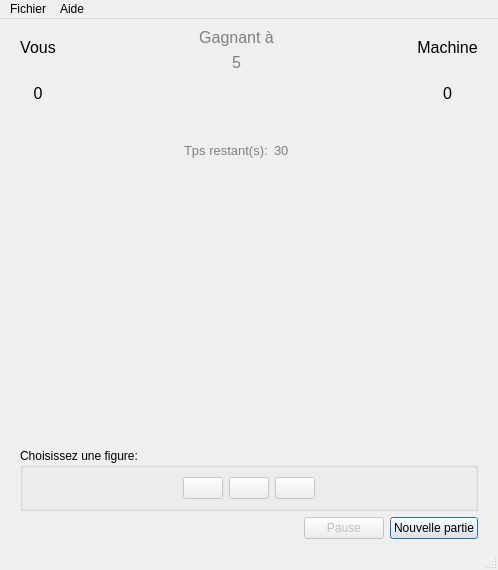
<?xml version="1.0" encoding="UTF-8"?>
<ui version="4.0">
 <class>ChifoumiVue</class>
 <widget class="QMainWindow" name="ChifoumiVue">
  <property name="geometry">
   <rect>
    <x>0</x>
    <y>0</y>
    <width>498</width>
    <height>570</height>
   </rect>
  </property>
  <property name="windowTitle">
   <string>ChifoumiVue</string>
  </property>
  <widget class="QWidget" name="centralwidget">
   <layout class="QVBoxLayout" name="verticalLayout_2">
    <property name="leftMargin">
     <number>20</number>
    </property>
    <property name="rightMargin">
     <number>20</number>
    </property>
    <item>
     <layout class="QHBoxLayout" name="hEcranLayout">
      <item>
       <layout class="QVBoxLayout" name="vJoueurLayout">
        <item>
         <widget class="QLabel" name="lJoueur">
          <property name="font">
           <font>
            <family>Arial</family>
            <pointsize>12</pointsize>
           </font>
          </property>
          <property name="text">
           <string>Vous</string>
          </property>
          <property name="alignment">
           <set>Qt::AlignCenter</set>
          </property>
         </widget>
        </item>
        <item>
         <widget class="QLabel" name="lScoreJoueur">
          <property name="font">
           <font>
            <family>Arial</family>
            <pointsize>12</pointsize>
           </font>
          </property>
          <property name="text">
           <string>0</string>
          </property>
          <property name="alignment">
           <set>Qt::AlignCenter</set>
          </property>
         </widget>
        </item>
        <item>
         <widget class="QLabel" name="lCoupJoueur">
          <property name="text">
           <string/>
          </property>
          <property name="pixmap">
           <pixmap resource="chifoumires.qrc">:/res/images/rien_115.png</pixmap>
          </property>
          <property name="alignment">
           <set>Qt::AlignCenter</set>
          </property>
         </widget>
        </item>
       </layout>
      </item>
      <item>
       <spacer name="horizontalSpacer_4">
        <property name="orientation">
         <enum>Qt::Horizontal</enum>
        </property>
        <property name="sizeHint" stdset="0">
         <size>
          <width>40</width>
          <height>20</height>
         </size>
        </property>
       </spacer>
      </item>
      <item>
       <layout class="QVBoxLayout" name="vVersusLayout">
        <property name="rightMargin">
         <number>0</number>
        </property>
        <item>
         <widget class="QLabel" name="lGagnant">
          <property name="font">
           <font>
            <family>Arial</family>
            <pointsize>12</pointsize>
            <weight>50</weight>
            <bold>false</bold>
           </font>
          </property>
          <property name="styleSheet">
           <string notr="true">color: grey</string>
          </property>
          <property name="text">
           <string>Gagnant à</string>
          </property>
          <property name="alignment">
           <set>Qt::AlignCenter</set>
          </property>
         </widget>
        </item>
        <item>
         <widget class="QLabel" name="lGagnantScore">
          <property name="font">
           <font>
            <family>Arial</family>
            <pointsize>12</pointsize>
            <weight>50</weight>
            <bold>false</bold>
           </font>
          </property>
          <property name="styleSheet">
           <string notr="true">color: grey</string>
          </property>
          <property name="text">
           <string>5</string>
          </property>
          <property name="alignment">
           <set>Qt::AlignCenter</set>
          </property>
         </widget>
        </item>
        <item>
         <spacer name="verticalSpacer_2">
          <property name="orientation">
           <enum>Qt::Vertical</enum>
          </property>
          <property name="sizeType">
           <enum>QSizePolicy::Fixed</enum>
          </property>
          <property name="sizeHint" stdset="0">
           <size>
            <width>20</width>
            <height>25</height>
           </size>
          </property>
         </spacer>
        </item>
        <item>
         <layout class="QHBoxLayout" name="lImageVersus">
          <item>
           <widget class="QLabel" name="lVersus">
            <property name="enabled">
             <bool>true</bool>
            </property>
            <property name="maximumSize">
             <size>
              <width>70</width>
              <height>70</height>
             </size>
            </property>
            <property name="styleSheet">
             <string notr="true"/>
            </property>
            <property name="text">
             <string/>
            </property>
            <property name="pixmap">
             <pixmap resource="chifoumires.qrc">:/res/images/versus.gif</pixmap>
            </property>
            <property name="scaledContents">
             <bool>true</bool>
            </property>
            <property name="alignment">
             <set>Qt::AlignCenter</set>
            </property>
            <property name="margin">
             <number>0</number>
            </property>
           </widget>
          </item>
         </layout>
        </item>
        <item>
         <spacer name="verticalSpacer_3">
          <property name="orientation">
           <enum>Qt::Vertical</enum>
          </property>
          <property name="sizeType">
           <enum>QSizePolicy::Minimum</enum>
          </property>
          <property name="sizeHint" stdset="0">
           <size>
            <width>20</width>
            <height>20</height>
           </size>
          </property>
         </spacer>
        </item>
        <item>
         <layout class="QHBoxLayout" name="hTimeLayout">
          <item>
           <widget class="QLabel" name="lTemps">
            <property name="font">
             <font>
              <pointsize>10</pointsize>
             </font>
            </property>
            <property name="styleSheet">
             <string notr="true">color:grey</string>
            </property>
            <property name="text">
             <string>Tps restant(s):</string>
            </property>
           </widget>
          </item>
          <item>
           <widget class="QLabel" name="lTempsRestant">
            <property name="enabled">
             <bool>true</bool>
            </property>
            <property name="font">
             <font>
              <pointsize>10</pointsize>
             </font>
            </property>
            <property name="styleSheet">
             <string notr="true">color:grey</string>
            </property>
            <property name="text">
             <string>30</string>
            </property>
           </widget>
          </item>
         </layout>
        </item>
       </layout>
      </item>
      <item>
       <spacer name="horizontalSpacer_5">
        <property name="orientation">
         <enum>Qt::Horizontal</enum>
        </property>
        <property name="sizeHint" stdset="0">
         <size>
          <width>40</width>
          <height>20</height>
         </size>
        </property>
       </spacer>
      </item>
      <item>
       <layout class="QVBoxLayout" name="vMachineLayout">
        <item>
         <widget class="QLabel" name="lMachine">
          <property name="font">
           <font>
            <family>Arial</family>
            <pointsize>12</pointsize>
           </font>
          </property>
          <property name="text">
           <string>Machine</string>
          </property>
          <property name="alignment">
           <set>Qt::AlignCenter</set>
          </property>
         </widget>
        </item>
        <item>
         <widget class="QLabel" name="lScoreMachine">
          <property name="font">
           <font>
            <family>Arial</family>
            <pointsize>12</pointsize>
           </font>
          </property>
          <property name="text">
           <string>0</string>
          </property>
          <property name="alignment">
           <set>Qt::AlignCenter</set>
          </property>
         </widget>
        </item>
        <item>
         <widget class="QLabel" name="lCoupMachine">
          <property name="text">
           <string/>
          </property>
          <property name="pixmap">
           <pixmap resource="chifoumires.qrc">:/res/images/rien_115.png</pixmap>
          </property>
          <property name="alignment">
           <set>Qt::AlignCenter</set>
          </property>
         </widget>
        </item>
       </layout>
      </item>
     </layout>
    </item>
    <item>
     <spacer name="verticalSpacer">
      <property name="orientation">
       <enum>Qt::Vertical</enum>
      </property>
      <property name="sizeHint" stdset="0">
       <size>
        <width>20</width>
        <height>40</height>
       </size>
      </property>
     </spacer>
    </item>
    <item>
     <widget class="QGroupBox" name="groupCoupBox">
      <property name="title">
       <string>Choisissez une figure:</string>
      </property>
      <layout class="QHBoxLayout" name="horizontalLayout">
       <item>
        <spacer name="horizontalSpacer_3">
         <property name="orientation">
          <enum>Qt::Horizontal</enum>
         </property>
         <property name="sizeHint" stdset="0">
          <size>
           <width>40</width>
           <height>20</height>
          </size>
         </property>
        </spacer>
       </item>
       <item>
        <widget class="QPushButton" name="bCiseau">
         <property name="enabled">
          <bool>false</bool>
         </property>
         <property name="maximumSize">
          <size>
           <width>110</width>
           <height>110</height>
          </size>
         </property>
         <property name="focusPolicy">
          <enum>Qt::StrongFocus</enum>
         </property>
         <property name="accessibleName">
          <string/>
         </property>
         <property name="autoFillBackground">
          <bool>false</bool>
         </property>
         <property name="text">
          <string/>
         </property>
         <property name="icon">
          <iconset resource="chifoumires.qrc">
           <normaloff>:/res/images/ciseau.gif</normaloff>:/res/images/ciseau.gif</iconset>
         </property>
         <property name="iconSize">
          <size>
           <width>150</width>
           <height>150</height>
          </size>
         </property>
         <property name="autoDefault">
          <bool>false</bool>
         </property>
         <property name="default">
          <bool>false</bool>
         </property>
        </widget>
       </item>
       <item>
        <widget class="QPushButton" name="bPapier">
         <property name="enabled">
          <bool>false</bool>
         </property>
         <property name="maximumSize">
          <size>
           <width>110</width>
           <height>110</height>
          </size>
         </property>
         <property name="text">
          <string/>
         </property>
         <property name="icon">
          <iconset resource="chifoumires.qrc">
           <normaloff>:/res/images/papier.gif</normaloff>:/res/images/papier.gif</iconset>
         </property>
         <property name="iconSize">
          <size>
           <width>150</width>
           <height>150</height>
          </size>
         </property>
         <property name="shortcut">
          <string/>
         </property>
         <property name="autoDefault">
          <bool>false</bool>
         </property>
        </widget>
       </item>
       <item>
        <widget class="QPushButton" name="bPierre">
         <property name="enabled">
          <bool>false</bool>
         </property>
         <property name="maximumSize">
          <size>
           <width>110</width>
           <height>110</height>
          </size>
         </property>
         <property name="text">
          <string/>
         </property>
         <property name="icon">
          <iconset resource="chifoumires.qrc">
           <normaloff>:/res/images/pierre.gif</normaloff>:/res/images/pierre.gif</iconset>
         </property>
         <property name="iconSize">
          <size>
           <width>150</width>
           <height>150</height>
          </size>
         </property>
        </widget>
       </item>
       <item>
        <spacer name="horizontalSpacer_2">
         <property name="orientation">
          <enum>Qt::Horizontal</enum>
         </property>
         <property name="sizeHint" stdset="0">
          <size>
           <width>40</width>
           <height>20</height>
          </size>
         </property>
        </spacer>
       </item>
      </layout>
     </widget>
    </item>
    <item>
     <layout class="QHBoxLayout" name="hBoutonLayout">
      <item>
       <spacer name="horizontalSpacer">
        <property name="orientation">
         <enum>Qt::Horizontal</enum>
        </property>
        <property name="sizeHint" stdset="0">
         <size>
          <width>40</width>
          <height>20</height>
         </size>
        </property>
       </spacer>
      </item>
      <item>
       <widget class="QPushButton" name="bPause">
        <property name="enabled">
         <bool>false</bool>
        </property>
        <property name="text">
         <string>Pause</string>
        </property>
       </widget>
      </item>
      <item>
       <widget class="QPushButton" name="bNouvellePartie">
        <property name="text">
         <string>Nouvelle partie</string>
        </property>
        <property name="autoDefault">
         <bool>true</bool>
        </property>
        <property name="default">
         <bool>true</bool>
        </property>
       </widget>
      </item>
     </layout>
    </item>
   </layout>
  </widget>
  <widget class="QMenuBar" name="menubar">
   <property name="geometry">
    <rect>
     <x>0</x>
     <y>0</y>
     <width>498</width>
     <height>21</height>
    </rect>
   </property>
   <widget class="QMenu" name="menuFichier">
    <property name="title">
     <string>Fichier</string>
    </property>
    <addaction name="actionParam_trage"/>
    <addaction name="actionR_sultats"/>
    <addaction name="actionQuitter"/>
   </widget>
   <widget class="QMenu" name="menuAide">
    <property name="title">
     <string>Aide</string>
    </property>
    <addaction name="actionA_propos_de"/>
   </widget>
   <addaction name="menuFichier"/>
   <addaction name="menuAide"/>
  </widget>
  <widget class="QStatusBar" name="statusbar"/>
  <action name="actionQuitter">
   <property name="text">
    <string>Quitter</string>
   </property>
   <property name="shortcut">
    <string>Alt+F3</string>
   </property>
  </action>
  <action name="actionA_propos_de">
   <property name="text">
    <string>A propos de...</string>
   </property>
   <property name="shortcut">
    <string>F1</string>
   </property>
  </action>
  <action name="actionParam_trage">
   <property name="text">
    <string>Paramétrage</string>
   </property>
  </action>
  <action name="actionR_sultats">
   <property name="text">
    <string>Résultats</string>
   </property>
  </action>
 </widget>
 <resources>
  <include location="chifoumires.qrc"/>
 </resources>
 <connections/>
</ui>
